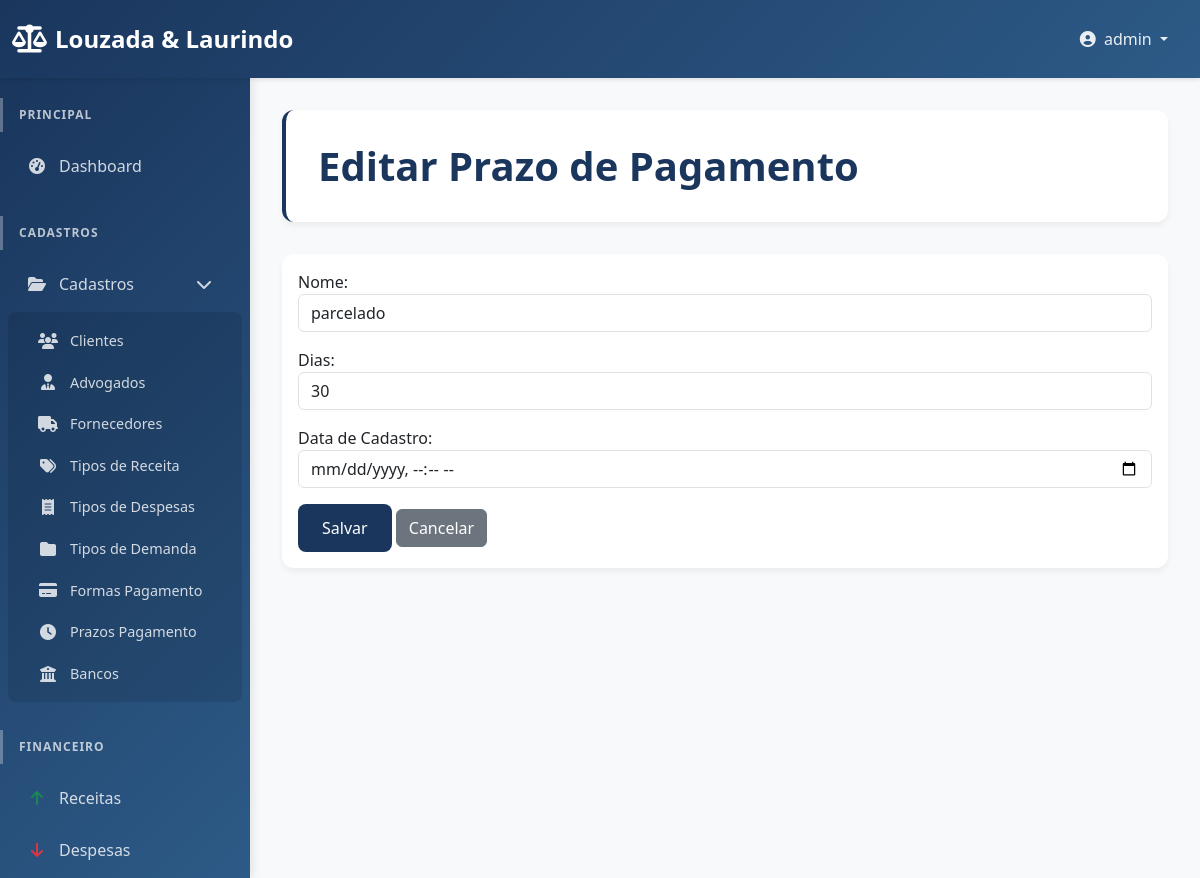
Page /dashboard/prazo-pagamento/1/edit/ (signed in) on the committed database.
### users/models.py (models this page shows, shortened)
class Lawyer(AbstractUser):
    cpf = models.CharField(max_length=14, unique=True, blank=True, null=True, verbose_name="CPF")
    oab_number = models.CharField(max_length=20, blank=True, null=True, verbose_name="Número OAB")
    STATE_CHOICES = [
        ('AC', 'Acre'), ('AL', 'Alagoas'), ('AP', 'Amapá'), ('AM', 'Amazonas'),
        ('BA', 'Bahia'), ('CE', 'Ceará'), ('DF', 'Distrito Federal'), ('ES', 'Espírito Santo'),
        ('GO', 'Goiás'), ('MA', 'Maranhão'), ('MT', 'Mato Grosso'), ('MS', 'Mato Grosso do Sul'),
        ('MG', 'Minas Gerais'), ('PA', 'Pará'), ('PB', 'Paraíba'), ('PR', 'Paraná'),
        ('PE', 'Pernambuco'), ('PI', 'Piauí'), ('RJ', 'Rio de Janeiro'), ('RN', 'Rio Grande do Norte'),
        ('RS', 'Rio Grande do Sul'), ('RO', 'Rondônia'), ('RR', 'Roraima'), ('SC', 'Santa Catarina'),
        ('SP', 'São Paulo'), ('SE', 'Sergipe'), ('TO', 'Tocantins'),
    ]
    oab_section = models.CharField(max_length=2, choices=STATE_CHOICES, blank=True, null=True, verbose_name="Seccional OAB")
    phone = models.CharField(max_length=20, blank=True, null=True, verbose_name="Telefone")
    pix_key = models.CharField(max_length=255, blank=True, null=True, verbose_name="Chave PIX")
    professional_address = models.TextField(blank=True, null=True, verbose_name="Endereço Profissional")
    registration_date = models.DateField(default=timezone.now, verbose_name="Data de Cadastro")
    enable_publications = models.BooleanField(default=False, verbose_name="Publicações Ativadas")
    enable_login = models.BooleanField(default=True, verbose_name="Login Ativado")
    groups = models.ManyToManyField(
        'auth.Group',
        verbose_name='groups',
        blank=True,
        help_text='The groups this user belongs to. A user will get all permissions granted to each of their groups.',
        related_name="lawyer_set",
        related_query_name="lawyer",
    )
    user_permissions = models.ManyToManyField(
        'auth.Permission',
        verbose_name='user permissions',
        blank=True,
        help_text='Specific permissions for this user.',
        related_name="lawyer_set",
        related_query_name="lawyer",
    )

### dashboard/models.py (models this page shows, shortened)
class PrazoPagamento(models.Model):
    nome = models.CharField(max_length=100, verbose_name="Nome")
    dias = models.IntegerField(verbose_name="Dias")
    data_cadastro = models.DateTimeField(default=timezone.now, verbose_name="Data de Cadastro")
    class Meta:
        verbose_name = "Prazo de Pagamento"
        verbose_name_plural = "Prazos de Pagamento"

### dashboard/views.py (the view)
# urls.py: path('prazo-pagamento/<int:pk>/edit/', views.prazo_pagamento_update, name='prazo_pagamento_update'),
@login_required
def prazo_pagamento_update(request, pk):
    prazo_pagamento = get_object_or_404(PrazoPagamento, pk=pk)
    if request.method == 'POST':
        form = PrazoPagamentoForm(request.POST, instance=prazo_pagamento)
        if form.is_valid():
            form.save()
            messages.success(request, 'Prazo de pagamento atualizado com sucesso!')
            return redirect('dashboard:prazo_pagamento_list')
    else:
        form = PrazoPagamentoForm(instance=prazo_pagamento)
    return render(request, 'dashboard/prazo_pagamento_form.html', {
        'form': form,
        'form_title': 'Editar Prazo de Pagamento',
        'button_text': 'Salvar'
    })

### dashboard/forms.py
class PrazoPagamentoForm(forms.ModelForm):
    class Meta:
        model = PrazoPagamento
        fields = ['nome', 'dias', 'data_cadastro']
        widgets = {
            'nome': forms.TextInput(attrs={'class': 'form-control', 'placeholder': 'Nome do prazo de pagamento'}),
            'dias': forms.NumberInput(attrs={'class': 'form-control', 'placeholder': 'Número de dias'}),
            'data_cadastro': forms.DateTimeInput(attrs={'class': 'form-control', 'type': 'datetime-local'}),
        }

### dashboard/templates/dashboard/prazo_pagamento_form.html (shortened to what this page needs)
{% extends 'dashboard/base.html' %}
{% block content %}
<div class="page-header">
    <h1>{{ form_title }}</h1>
</div>
<div class="card">
    <div class="card-body">
        <form method="post">
            {{ form.as_p }}
            <button type="submit" class="btn btn-primary">{{ button_text }}</button>
            <a href="{% url 'dashboard:prazo_pagamento_list' %}" class="btn btn-secondary">Cancelar</a>
        </form>
    </div>
</div>
{% endblock %}

### dashboard/templates/dashboard/base.html (shortened to what this page needs)
<!doctype html>
<html lang="pt-BR">
<head>
    <link href="https://cdn.jsdelivr.net/npm/bootstrap@5.3.3/dist/css/bootstrap.min.css" rel="stylesheet">
    <link href="https://cdnjs.cloudflare.com/ajax/libs/font-awesome/6.4.0/css/all.min.css" rel="stylesheet">
    {% load static %}
    <link href="{% static 'dashboard/css/custom.css' %}" rel="stylesheet">
</head>
<body>
    {% if user.is_authenticated %}
    <nav class="navbar navbar-expand-lg navbar-dark sticky-top">
        <div class="container-fluid">
            <a class="navbar-brand" href="{% url 'dashboard:home' %}">
                <i class="fas fa-balance-scale"></i>
                Louzada & Laurindo
            </a>
            <div class="collapse navbar-collapse" id="navbarNav">
                <ul class="navbar-nav ms-auto">
                    <li class="nav-item dropdown">
                        <a class="nav-link dropdown-toggle" href="#" id="navbarDropdown" role="button" data-bs-toggle="dropdown" aria-expanded="false">
                            <i class="fas fa-user-circle me-1"></i>
                            {{ user.get_full_name|default:user.username }}
                        </a>
                    </li>
                </ul>
            </div>
        </div>
    </nav>
    <div class="d-flex">
        <div class="offcanvas-lg offcanvas-start sidebar" tabindex="-1" id="sidebarMenu" aria-labelledby="sidebarMenuLabel">
            <div class="offcanvas-body d-flex flex-column">
                <nav class="nav flex-column flex-grow-1">
                    <div class="nav-section">
                        <div class="nav-section-title">Principal</div>
                        <ul class="nav flex-column">
                            <li class="nav-item">
                                <a class="nav-link {% if request.resolver_match.url_name == 'home' %}active{% endif %}" href="{% url 'dashboard:home' %}">
                                    <i class="fas fa-tachometer-alt"></i>
                                    Dashboard
                                </a>
                            </li>
                        </ul>
                    </div>
                    <div class="nav-section">
                        <div class="nav-section-title">Cadastros</div>
                        <ul class="nav flex-column">
                            <li class="nav-item">
                                <a class="nav-link" data-bs-toggle="collapse" href="#cadastros-submenu" role="button" aria-expanded="true" aria-controls="cadastros-submenu">
                                    <i class="fas fa-folder-open"></i>
                                    Cadastros
                                    <i class="fas fa-chevron-down ms-auto"></i>
                                </a>
                                <div class="collapse show submenu" id="cadastros-submenu">
                                    <ul class="nav flex-column">
                                        <li class="nav-item">
                                            <a class="nav-link {% if request.resolver_match.url_name == 'clients' %}active{% endif %}" href="{% url 'dashboard:clients' %}">
                                                <i class="fas fa-users"></i>
                                                Clientes
                                            </a>
                                        </li>
                                        <li class="nav-item">
                                            <a class="nav-link {% if request.resolver_match.url_name == 'lawyers' %}active{% endif %}" href="{% url 'dashboard:lawyers' %}">
                                                <i class="fas fa-user-tie"></i>
                                                Advogados
                                            </a>
                                        </li>
                                        <li class="nav-item">
                                            <a class="nav-link" href="#">
                                                <i class="fas fa-truck"></i>
                                                Fornecedores
                                            </a>
                                        </li>
                                        <li class="nav-item">
                                <a class="nav-link" href="{% url 'dashboard:tipo_receita_list' %}">
                                    <i class="fas fa-tags"></i>
                                    Tipos de Receita
                                </a>
                            </li>
                                        <li class="nav-item">
                                            <a class="nav-link" href="{% url 'dashboard:tipo_despesa_list' %}">
                                                <i class="fas fa-receipt"></i>
                                                Tipos de Despesas
                                            </a>
                                        </li>
                                        <li class="nav-item">
                                            <a class="nav-link" href="{% url 'dashboard:tipo_demanda_list' %}">
                                                <i class="fas fa-folder"></i>
                                                Tipos de Demanda
                                            </a>
                                        </li>
                                        <li class="nav-item">
                                            <a class="nav-link" href="{% url 'dashboard:forma_pagamento_list' %}">
                                                <i class="fas fa-credit-card"></i>
                                                Formas Pagamento
                                            </a>
                                        </li>
                                        <li class="nav-item">
                                            <a class="nav-link" href="{% url 'dashboard:prazo_pagamento_list' %}">
                                                <i class="fas fa-clock"></i>
                                                Prazos Pagamento
                                            </a>
                                        </li>
                                        <li class="nav-item">
                                            <a class="nav-link" href="{% url 'dashboard:banco_list' %}">
                                                <i class="fas fa-university"></i>
                                                Bancos
                                            </a>
                                        </li>
                                    </ul>
                                </div>
                            </li>
                        </ul>
                    </div>
                    <div class="nav-section">
                        <div class="nav-section-title">Financeiro</div>
                        <ul class="nav flex-column">
                            <li class="nav-item">
                                <a class="nav-link" href="{% url 'dashboard:receitas' %}">
                                    <i class="fas fa-arrow-up text-success"></i>
                                    Receitas
                                </a>
                            </li>
                            <li class="nav-item">
                                <a class="nav-link" href="#">
                                    <i class="fas fa-arrow-down text-danger"></i>
                                    Despesas
                                </a>
                            </li>
                        </ul>
                    </div>
                </nav>
            </div>
        </div>
        <div class="main-content flex-grow-1">
            {% block content %}
            {% endblock %}
        </div>
    </div>
    {% else %}
    <div class="container-fluid h-100">
        {% block login_content %}
        {% endblock %}
    </div>
    {% endif %}
</body>
</html>

### dashboard/static/dashboard/css/custom.css (style rules this page uses)
.sidebar { flex: 0 0 250px; background-color: #343a40; color: white; padding-top: 20px; height: 100vh; overflow-y: auto; position: sticky; top: 0; }
.sidebar a { color: white; text-decoration: none; display: block; padding: 10px 15px; }
.sidebar .nav-link { padding-left: 25px; }
.main-content { flex-grow: 1; padding: 20px; overflow-y: auto; }

### dashboard/templates/dashboard/base.html (style rules this page uses)
:root { --primary-color: #1a365d; --secondary-color: #2d5a87; --success-color: #28a745; --warning-color: #ffc107; --danger-color: #dc3545; --info-color: #17a2b8; --sidebar-width: 280px; }
body { font-family: 'Segoe UI', Tahoma, Geneva, Verdana, sans-serif; background-color: #f8f9fa; }
.navbar { background: linear-gradient(135deg, var(--primary-color) 0%, var(--secondary-color) 100%) !important; box-shadow: 0 2px 4px rgba(0,0,0,0.1); padding: 1rem 0; }
.navbar-brand { font-weight: 600; font-size: 1.5rem; color: white !important; display: flex; align-items: center; gap: 0.5rem; }
.navbar-brand i { font-size: 1.75rem; }
.navbar-nav .nav-link { color: rgba(255,255,255,0.9) !important; font-weight: 500; padding: 0.5rem 1rem !important; border-radius: 8px; transition: all 0.3s ease; margin: 0 0.25rem; }
.sidebar { width: var(--sidebar-width) !important; background: linear-gradient(135deg, var(--primary-color) 0%, var(--secondary-color) 100%) !important; border: none !important; box-shadow: 2px 0 10px rgba(0,0,0,0.1); }
.offcanvas-body { padding: 1.5rem 0; }
.nav-section { margin-bottom: 1.5rem; }
.nav-section-title { padding: 0.5rem 1rem; font-size: 0.75rem; text-transform: uppercase; letter-spacing: 1px; color: rgba(255,255,255,0.7); font-weight: 600; margin-bottom: 0.5rem; border-left: 3px solid rgba(255,255,255,0.3); }
.sidebar .nav-link { color: rgba(255,255,255,0.8) !important; padding: 0.75rem 1rem !important; margin: 0.125rem 0.5rem !important; border-radius: 8px !important; transition: all 0.3s ease; display: flex; align-items: center; font-weight: 500; border-left: 3px solid transparent; }
.sidebar .nav-link i { width: 20px; margin-right: 12px; text-align: center; font-size: 1rem; }
.submenu { background-color: rgba(0,0,0,0.1); border-radius: 8px; margin: 0.25rem 0.5rem; padding: 0.5rem 0; }
.submenu .nav-link { margin: 0.125rem 0.75rem !important; padding: 0.5rem 1rem !important; font-size: 0.9rem; border-left: 2px solid transparent; }
.main-content { padding: 2rem !important; min-height: 100vh; background-color: #f8f9fa; }
.card { border: none; border-radius: 12px; box-shadow: 0 4px 6px rgba(0,0,0,0.05); transition: all 0.3s ease; }
.btn-primary { background: var(--primary-color); border: none; border-radius: 8px; padding: 0.75rem 1.5rem; font-weight: 500; transition: all 0.3s ease; }
.page-header { background: white; padding: 2rem; border-radius: 12px; box-shadow: 0 4px 6px rgba(0,0,0,0.05); margin-bottom: 2rem; border-left: 4px solid var(--primary-color); }
.page-header h1 { margin: 0; color: var(--primary-color); font-weight: 600; }

### rows in the picture
Lawyer: get_full_name "admin"
PrazoPagamento: nome "parcelado", dias "30"

### other values in the picture
{{ button_text }} "Salvar"
